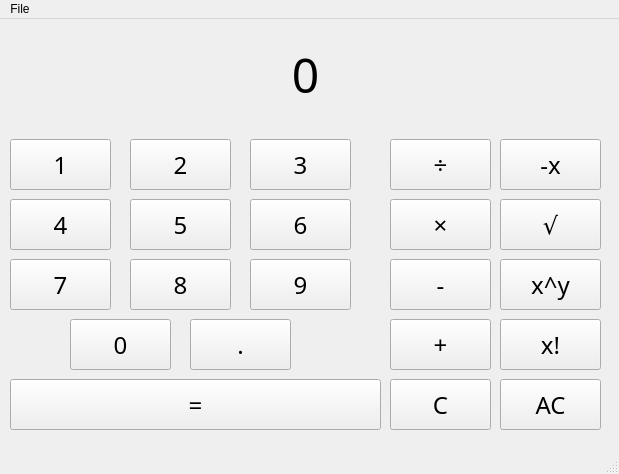
<?xml version="1.0" encoding="UTF-8"?>
<ui version="4.0">
 <class>MainWindow</class>
 <widget class="QMainWindow" name="MainWindow">
  <property name="geometry">
   <rect>
    <x>0</x>
    <y>0</y>
    <width>619</width>
    <height>474</height>
   </rect>
  </property>
  <property name="windowTitle">
   <string>Calculator</string>
  </property>
  <property name="autoFillBackground">
   <bool>true</bool>
  </property>
  <widget class="QWidget" name="centralwidget">
   <widget class="QLabel" name="label">
    <property name="geometry">
     <rect>
      <x>20</x>
      <y>10</y>
      <width>571</width>
      <height>91</height>
     </rect>
    </property>
    <property name="font">
     <font>
      <family>Apple Braille</family>
      <pointsize>36</pointsize>
     </font>
    </property>
    <property name="mouseTracking">
     <bool>true</bool>
    </property>
    <property name="autoFillBackground">
     <bool>true</bool>
    </property>
    <property name="text">
     <string>0</string>
    </property>
    <property name="alignment">
     <set>Qt::AlignCenter</set>
    </property>
    <property name="wordWrap">
     <bool>true</bool>
    </property>
   </widget>
   <widget class="QPushButton" name="b1">
    <property name="geometry">
     <rect>
      <x>10</x>
      <y>120</y>
      <width>101</width>
      <height>51</height>
     </rect>
    </property>
    <property name="font">
     <font>
      <family>Apple Braille</family>
      <pointsize>18</pointsize>
     </font>
    </property>
    <property name="mouseTracking">
     <bool>false</bool>
    </property>
    <property name="text">
     <string>1</string>
    </property>
    <property name="checkable">
     <bool>false</bool>
    </property>
    <property name="autoDefault">
     <bool>true</bool>
    </property>
   </widget>
   <widget class="QPushButton" name="b2">
    <property name="geometry">
     <rect>
      <x>130</x>
      <y>120</y>
      <width>101</width>
      <height>51</height>
     </rect>
    </property>
    <property name="font">
     <font>
      <family>Apple Braille</family>
      <pointsize>18</pointsize>
     </font>
    </property>
    <property name="text">
     <string>2</string>
    </property>
   </widget>
   <widget class="QPushButton" name="b3">
    <property name="geometry">
     <rect>
      <x>250</x>
      <y>120</y>
      <width>101</width>
      <height>51</height>
     </rect>
    </property>
    <property name="font">
     <font>
      <family>Apple Braille</family>
      <pointsize>18</pointsize>
     </font>
    </property>
    <property name="text">
     <string>3</string>
    </property>
   </widget>
   <widget class="QPushButton" name="b4">
    <property name="geometry">
     <rect>
      <x>10</x>
      <y>180</y>
      <width>101</width>
      <height>51</height>
     </rect>
    </property>
    <property name="font">
     <font>
      <family>Apple Braille</family>
      <pointsize>18</pointsize>
     </font>
    </property>
    <property name="text">
     <string>4</string>
    </property>
   </widget>
   <widget class="QPushButton" name="b5">
    <property name="geometry">
     <rect>
      <x>130</x>
      <y>180</y>
      <width>101</width>
      <height>51</height>
     </rect>
    </property>
    <property name="font">
     <font>
      <family>Apple Braille</family>
      <pointsize>18</pointsize>
     </font>
    </property>
    <property name="text">
     <string>5</string>
    </property>
   </widget>
   <widget class="QPushButton" name="b6">
    <property name="geometry">
     <rect>
      <x>250</x>
      <y>180</y>
      <width>101</width>
      <height>51</height>
     </rect>
    </property>
    <property name="font">
     <font>
      <family>Apple Braille</family>
      <pointsize>18</pointsize>
     </font>
    </property>
    <property name="text">
     <string>6</string>
    </property>
   </widget>
   <widget class="QPushButton" name="b7">
    <property name="geometry">
     <rect>
      <x>10</x>
      <y>240</y>
      <width>101</width>
      <height>51</height>
     </rect>
    </property>
    <property name="font">
     <font>
      <family>Apple Braille</family>
      <pointsize>18</pointsize>
     </font>
    </property>
    <property name="text">
     <string>7</string>
    </property>
   </widget>
   <widget class="QPushButton" name="b8">
    <property name="geometry">
     <rect>
      <x>130</x>
      <y>240</y>
      <width>101</width>
      <height>51</height>
     </rect>
    </property>
    <property name="font">
     <font>
      <family>Apple Braille</family>
      <pointsize>18</pointsize>
     </font>
    </property>
    <property name="text">
     <string>8</string>
    </property>
   </widget>
   <widget class="QPushButton" name="b9">
    <property name="geometry">
     <rect>
      <x>250</x>
      <y>240</y>
      <width>101</width>
      <height>51</height>
     </rect>
    </property>
    <property name="font">
     <font>
      <family>Apple Braille</family>
      <pointsize>18</pointsize>
     </font>
    </property>
    <property name="text">
     <string>9</string>
    </property>
   </widget>
   <widget class="QPushButton" name="b0">
    <property name="geometry">
     <rect>
      <x>70</x>
      <y>300</y>
      <width>101</width>
      <height>51</height>
     </rect>
    </property>
    <property name="font">
     <font>
      <family>Apple Braille</family>
      <pointsize>18</pointsize>
     </font>
    </property>
    <property name="text">
     <string>0</string>
    </property>
   </widget>
   <widget class="QPushButton" name="bp">
    <property name="geometry">
     <rect>
      <x>190</x>
      <y>300</y>
      <width>101</width>
      <height>51</height>
     </rect>
    </property>
    <property name="font">
     <font>
      <family>Apple Braille</family>
      <pointsize>18</pointsize>
     </font>
    </property>
    <property name="text">
     <string>.</string>
    </property>
   </widget>
   <widget class="QPushButton" name="podel">
    <property name="geometry">
     <rect>
      <x>390</x>
      <y>120</y>
      <width>101</width>
      <height>51</height>
     </rect>
    </property>
    <property name="font">
     <font>
      <family>Apple Braille</family>
      <pointsize>18</pointsize>
     </font>
    </property>
    <property name="text">
     <string>÷</string>
    </property>
   </widget>
   <widget class="QPushButton" name="umn">
    <property name="geometry">
     <rect>
      <x>390</x>
      <y>180</y>
      <width>101</width>
      <height>51</height>
     </rect>
    </property>
    <property name="font">
     <font>
      <family>Apple Braille</family>
      <pointsize>18</pointsize>
     </font>
    </property>
    <property name="text">
     <string>×</string>
    </property>
   </widget>
   <widget class="QPushButton" name="minus">
    <property name="geometry">
     <rect>
      <x>390</x>
      <y>240</y>
      <width>101</width>
      <height>51</height>
     </rect>
    </property>
    <property name="font">
     <font>
      <family>Apple Braille</family>
      <pointsize>18</pointsize>
     </font>
    </property>
    <property name="text">
     <string>-</string>
    </property>
   </widget>
   <widget class="QPushButton" name="plus">
    <property name="geometry">
     <rect>
      <x>390</x>
      <y>300</y>
      <width>101</width>
      <height>51</height>
     </rect>
    </property>
    <property name="font">
     <font>
      <family>Apple Braille</family>
      <pointsize>18</pointsize>
     </font>
    </property>
    <property name="text">
     <string>+</string>
    </property>
   </widget>
   <widget class="QPushButton" name="res">
    <property name="geometry">
     <rect>
      <x>10</x>
      <y>360</y>
      <width>371</width>
      <height>51</height>
     </rect>
    </property>
    <property name="font">
     <font>
      <family>Apple Braille</family>
      <pointsize>18</pointsize>
     </font>
    </property>
    <property name="text">
     <string>=</string>
    </property>
   </widget>
   <widget class="QPushButton" name="C">
    <property name="geometry">
     <rect>
      <x>390</x>
      <y>360</y>
      <width>101</width>
      <height>51</height>
     </rect>
    </property>
    <property name="font">
     <font>
      <family>Apple Braille</family>
      <pointsize>18</pointsize>
      <weight>50</weight>
      <bold>false</bold>
     </font>
    </property>
    <property name="text">
     <string>C</string>
    </property>
   </widget>
   <widget class="QPushButton" name="AC">
    <property name="geometry">
     <rect>
      <x>500</x>
      <y>360</y>
      <width>101</width>
      <height>51</height>
     </rect>
    </property>
    <property name="font">
     <font>
      <family>Apple Braille</family>
      <pointsize>18</pointsize>
      <weight>50</weight>
      <bold>false</bold>
     </font>
    </property>
    <property name="text">
     <string>AC</string>
    </property>
   </widget>
   <widget class="QPushButton" name="sqrt">
    <property name="geometry">
     <rect>
      <x>500</x>
      <y>180</y>
      <width>101</width>
      <height>51</height>
     </rect>
    </property>
    <property name="font">
     <font>
      <family>Apple Braille</family>
      <pointsize>18</pointsize>
     </font>
    </property>
    <property name="text">
     <string>√</string>
    </property>
   </widget>
   <widget class="QPushButton" name="step">
    <property name="geometry">
     <rect>
      <x>500</x>
      <y>240</y>
      <width>101</width>
      <height>51</height>
     </rect>
    </property>
    <property name="font">
     <font>
      <family>Apple Braille</family>
      <pointsize>18</pointsize>
     </font>
    </property>
    <property name="text">
     <string>x^y</string>
    </property>
   </widget>
   <widget class="QPushButton" name="fact">
    <property name="geometry">
     <rect>
      <x>500</x>
      <y>300</y>
      <width>101</width>
      <height>51</height>
     </rect>
    </property>
    <property name="font">
     <font>
      <family>Apple Braille</family>
      <pointsize>18</pointsize>
     </font>
    </property>
    <property name="text">
     <string>x!</string>
    </property>
   </widget>
   <widget class="QPushButton" name="min">
    <property name="geometry">
     <rect>
      <x>500</x>
      <y>120</y>
      <width>101</width>
      <height>51</height>
     </rect>
    </property>
    <property name="font">
     <font>
      <family>Apple Braille</family>
      <pointsize>18</pointsize>
     </font>
    </property>
    <property name="text">
     <string>-x</string>
    </property>
   </widget>
  </widget>
  <widget class="QStatusBar" name="statusbar"/>
  <widget class="QMenuBar" name="menubar">
   <property name="geometry">
    <rect>
     <x>0</x>
     <y>0</y>
     <width>619</width>
     <height>22</height>
    </rect>
   </property>
   <widget class="QMenu" name="menuFile">
    <property name="title">
     <string>File</string>
    </property>
    <addaction name="actionCopy_result"/>
   </widget>
   <addaction name="menuFile"/>
  </widget>
  <action name="actionCopy_result">
   <property name="text">
    <string>Copy result</string>
   </property>
   <property name="font">
    <font>
     <family>Apple Braille</family>
    </font>
   </property>
  </action>
 </widget>
 <resources/>
 <connections/>
</ui>
